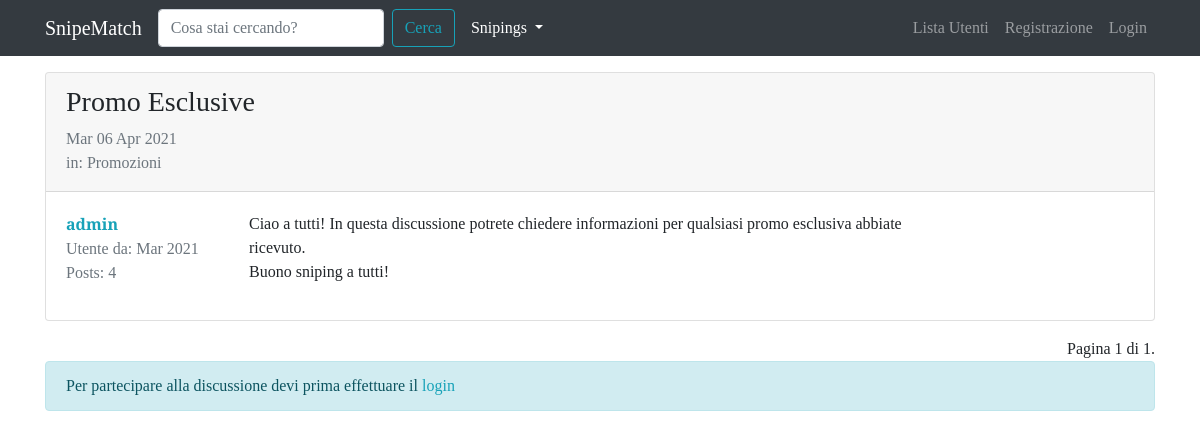
/forum/discussione/11, run on the app's committed database.
### forum/models.py (models this page shows, shortened)
class Discussione(models.Model):
    titolo = models.CharField(max_length=120)
    data_creazione = models.DateTimeField(auto_now_add=True)   #auto_now_add setta la adata quando è creata la discussione
    autore_discussione = models.ForeignKey(User, on_delete=models.CASCADE, related_name="discussioni")  #col related accedo facilmente alle discussioni create da un utente
    sezione_appartenenza = models.ForeignKey(Sezione, on_delete=models.CASCADE)
    class Meta:
        verbose_name = "Discussione"
        verbose_name_plural = "Discussioni"

class Post(models.Model):
    autore_post = models.ForeignKey(User, on_delete=models.CASCADE, related_name="posts")
    contenuto = models.TextField()
    data_creazione = models.DateTimeField(auto_now_add=True)   #auto_now_add setta la adata quando è creata la discussione
    discussione = models.ForeignKey(Discussione, on_delete=models.CASCADE)
    class Meta:
        verbose_name = "Post"
        verbose_name_plural = "Posts"

class Sezione(models.Model):
    nome_sezione = models.CharField(max_length=80)
    descrizione = models.CharField(max_length=150, blank=True, null=True)   #blank: può non essere presente il campo; null: ouò essere null
    logo_sezione = models.ImageField(blank=True, null=True)
    def __str__(self):
        return self.nome_sezione
    class Meta:
        verbose_name = "Sezione"
        verbose_name_plural = "Sezioni"

### forum/views.py (the view)
# urls.py: path('discussione/<int:pk>', views.visualizza_discussione, name="visualizza_discussione"),
def visualizza_discussione(request, pk):
    discussione = get_object_or_404(Discussione, pk=pk)
    posts_discussione = Post.objects.filter(discussione=discussione) #mi prendo tutti i post di quella discussione
    paginator = Paginator(posts_discussione, 5) #voglio far vedere 5 post a pagina
    page = request.GET.get("pagina")
    posts = paginator.get_page(page)
    form_risposta = PostModelForm()
    context = {"discussione": discussione,
        "posts_discussione": posts, #passo posts che è quello paginato
        "form_risposta": form_risposta} #ci metto anche il form di risposta
    return render(request, "forum/singola_discussione.html", context)

### forum/forms.py
class PostModelForm(forms.ModelForm):
    class Meta:
        model = Post
        fields = ["contenuto"]
        widgets = {
            "contenuto": forms.Textarea(attrs={'rows': '5'})  #voglio una textarea di 5 righe, sennò sembra troppoo grossa
        }
        labels = {
            "contenuto": "Messaggio"
        }

### forum/templates/forum/singola_discussione.html (shortened to what this page needs)
{% extends 'base.html' %}
{% load crispy_forms_tags %}
{% block content %}
    {% for post in posts_discussione %}
        <div class="card my-3">
            {% if forloop.first and not "pagina" in request.get_full_path %}
                <div class="card-header pb-0">
                    <h3>{{ discussione.titolo }}</h3>
                    <p class="text-muted">{{ discussione.data_creazione|date:"D d M Y" }}
                    <br>in: {{ discussione.sezione_appartenenza }}</p>
                </div>
            {% endif %}
            <div class="card-body">
                <div class="row">
                    <div class="col-xl-2 col-4">
                        <p class="mb-0"><a href="{% url 'user_profile' username=post.autore_post.username %}"><strong>{{ post.autore_post }}</strong></a></p>
                        <p class="text-muted mb-0">Utente da: {{ post.autore_post.date_joined|date:"M Y" }}</p>
                        <p class="text-muted mb-0">Posts: {{ post.autore_post.posts.count }}</p>
                    </div>
                    <div class="col-x{{ post.autore_post }}l-10 col-8">
                        <p class="my-0">{{ post.contenuto|linebreaks }}</p>
                    </div>
                </div>
            </div>
        </div>
    {% endfor %}
    <div class="text-right">
        <span class="step-links">
            <span class="current">
                Pagina {{ posts_discussione.number }} di {{ posts_discussione.paginator.num_pages }}.
            </span>
        </span>
    </div>
    {% if request.user.is_authenticated %}
        {% include 'forum/form_risposta.html' %}
    {% else %}
        <div class="alert alert-info" role="alert">
            Per partecipare alla discussione devi prima effettuare il <a href="{% url 'login' %}?next={{ request.get_full_path }}">login</a>
        </div>
    {% endif %}
{% endblock content %}

### static-storage/css/agora.css (style rules this page uses)
body { font-family: 'Slabo 27px', serif; }
a, a:hover { color: #17a2b8; }

### data on the page
Post: autore_post "admin", autore_post.date_joined "Mar 2021", autore_post.posts.count "4", contenuto "Ciao a tutti! In questa discussione potrete chiedere informazioni per qualsiasi promo esclusiva abbiate ricevuto. Buono sniping a tutti!"
Discussione: titolo "Promo Esclusive", data_creazione "Mar 06 Apr 2021", sezione_appartenenza "Promozioni"

### other printed values
{{ posts_discussione.number }} "1"
{{ posts_discussione.paginator.num_pages }} "1"
